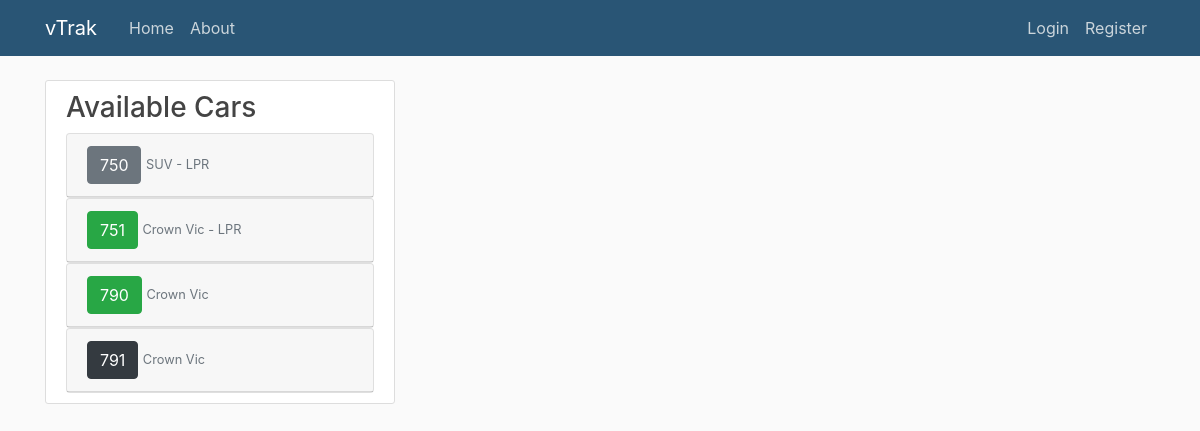
The app's page /, older data.
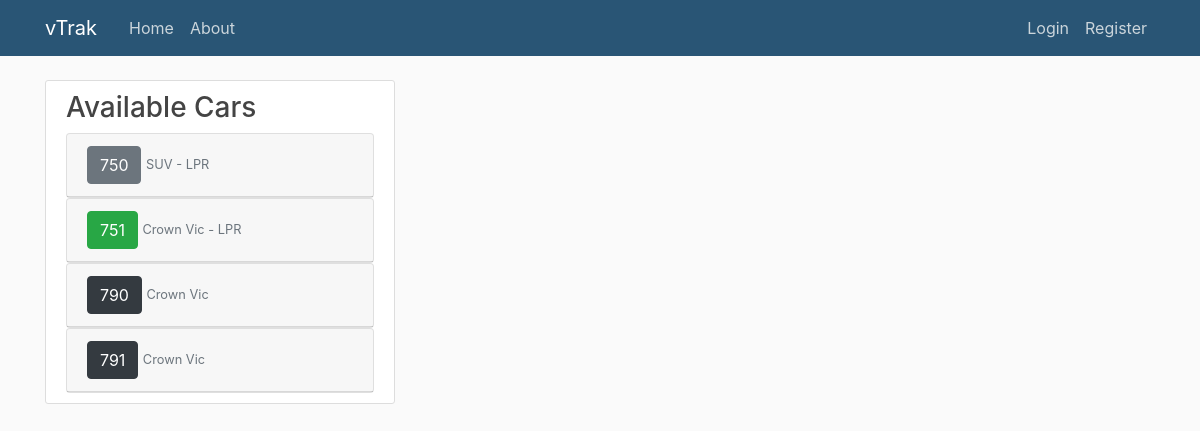
The same page, newer data.
### vTrak/models.py (models this page shows, shortened)
class Vehicletable(models.Model):
    vehnum = models.CharField(max_length=3)
    vehtype = models.ForeignKey('Typetable', on_delete=models.PROTECT)
    is_lpr = models.BooleanField(default='False')
    isforpatrol = models.BooleanField(default='False')
    status = models.ForeignKey('Statustable', on_delete=models.PROTECT)
    is_active = models.BooleanField(default='False')
    datetaken = models.DateTimeField(default=timezone.now)

class Typetable(models.Model):
    type = models.CharField(max_length=10)
    def __str__(self):
        return self.type

### vTrak/views.py (the view)
# urls.py: 2. Add a URL to urlpatterns:  path('', views.home, name='home')
def home(request):
    vehinfo = {
        'Vehicleinfo': Vehicletable.objects.all()
    }
    return render(request,'vTrak/home.html',vehinfo)

### vTrak/templates/vTrak/home.html (shortened to what this page needs)
{% extends "vTrak/base.html" %}
{% block content %}
    <div class="row">
        <div class="col-md-4">
            <div class="content-section">
                <h3>Available Cars</h3>
                    <ul class="list-group">
                        {% for veh in Vehicleinfo %}
                            {% if veh.is_active and veh.isforpatrol %}
                                <div id="accordion" role="tablist">
                                    <div class="card">
                                        <div class="card-header" role="tab" id="headingOne">
                                        {% if veh.status_id == 2 %}
                                            <button class="btn btn-dark" data-toggle="collapse" href="#collapseInfo{{ veh.id }}" aria-expanded="true"
                                                    aria-controls="collapse{{ veh.id }}">
                                                {{ veh.vehnum }}
                                            </button>
                                            {% elif veh.status_id == 3 %}
                                            <button class="btn btn-secondary" data-toggle="collapse" href="#collapseInfo{{ veh.id }}" aria-expanded="true"
                                                    aria-controls="collapse{{ veh.id }}">
                                                {{ veh.vehnum }}
                                            </button>
                                            {% elif veh.status_id == 1 %}
                                            <button class="btn btn-success" data-toggle="collapse" href="#collapseInfo{{ veh.id }}" aria-expanded="true"
                                                    aria-controls="collapse{{ veh.id }}">
                                                {{ veh.vehnum }}
                                            </button>
                                        {% endif %}
                                            <small class="text-secondary"> {{ veh.vehtype }}
                                                {% if veh.is_lpr %}
                                                - LPR
                                                {% endif %}
                                            </small>
                                        </div>
                                    </div>
                                </div>
                            {% endif %}
                        {% endfor %}
                    </ul>
            </div>
        </div>
    </div>
{% endblock content %}

Row changes from the older to the newer data that the page shows:
changed Vehicletable (number 3 of 4 on the later page): status_id 1 → 2 (drawn)
